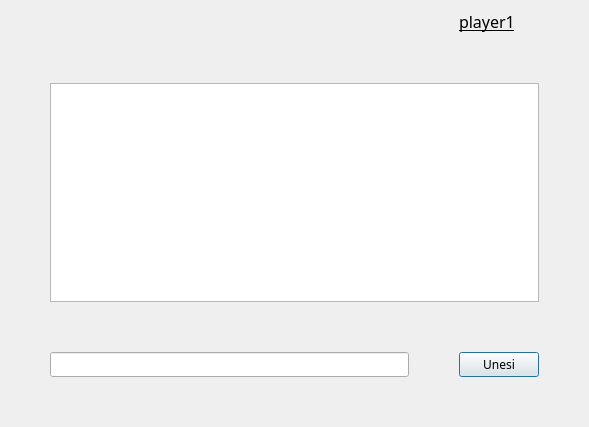
<?xml version="1.0" encoding="UTF-8"?>
<ui version="4.0">
 <class>Rebus_scene</class>
 <widget class="QDialog" name="Rebus_scene">
  <property name="geometry">
   <rect>
    <x>0</x>
    <y>0</y>
    <width>589</width>
    <height>427</height>
   </rect>
  </property>
  <property name="minimumSize">
   <size>
    <width>460</width>
    <height>314</height>
   </size>
  </property>
  <property name="maximumSize">
   <size>
    <width>589</width>
    <height>427</height>
   </size>
  </property>
  <property name="font">
   <font>
    <family>Segoe Print</family>
   </font>
  </property>
  <property name="windowTitle">
   <string>Lavirint</string>
  </property>
  <layout class="QGridLayout" name="gridLayout">
   <property name="leftMargin">
    <number>50</number>
   </property>
   <property name="topMargin">
    <number>10</number>
   </property>
   <property name="rightMargin">
    <number>50</number>
   </property>
   <property name="bottomMargin">
    <number>50</number>
   </property>
   <property name="spacing">
    <number>50</number>
   </property>
   <item row="2" column="1">
    <widget class="QPushButton" name="inputButton">
     <property name="text">
      <string>Unesi</string>
     </property>
    </widget>
   </item>
   <item row="2" column="0">
    <widget class="QLineEdit" name="rebusAnswer">
     <property name="styleSheet">
      <string notr="true">font: 8pt &quot;Segoe Print&quot;;</string>
     </property>
    </widget>
   </item>
   <item row="1" column="0" colspan="2">
    <widget class="QTextEdit" name="question">
     <property name="enabled">
      <bool>true</bool>
     </property>
     <property name="font">
      <font>
       <family>Segoe Print</family>
       <pointsize>7</pointsize>
      </font>
     </property>
     <property name="readOnly">
      <bool>true</bool>
     </property>
     <property name="html">
      <string>&lt;!DOCTYPE HTML PUBLIC &quot;-//W3C//DTD HTML 4.0//EN&quot; &quot;http://www.w3.org/TR/REC-html40/strict.dtd&quot;&gt;
&lt;html&gt;&lt;head&gt;&lt;meta name=&quot;qrichtext&quot; content=&quot;1&quot; /&gt;&lt;style type=&quot;text/css&quot;&gt;
p, li { white-space: pre-wrap; }
&lt;/style&gt;&lt;/head&gt;&lt;body style=&quot; font-family:'Segoe Print'; font-size:7pt; font-weight:400; font-style:normal;&quot;&gt;
&lt;p style=&quot;-qt-paragraph-type:empty; margin-top:0px; margin-bottom:0px; margin-left:0px; margin-right:0px; -qt-block-indent:0; text-indent:0px;&quot;&gt;&lt;br /&gt;&lt;/p&gt;&lt;/body&gt;&lt;/html&gt;</string>
     </property>
    </widget>
   </item>
   <item row="0" column="1">
    <widget class="QLabel" name="player1Label">
     <property name="font">
      <font>
       <family>Segoe Print</family>
       <pointsize>12</pointsize>
       <underline>true</underline>
      </font>
     </property>
     <property name="text">
      <string>player1</string>
     </property>
    </widget>
   </item>
  </layout>
 </widget>
 <resources/>
 <connections/>
</ui>
